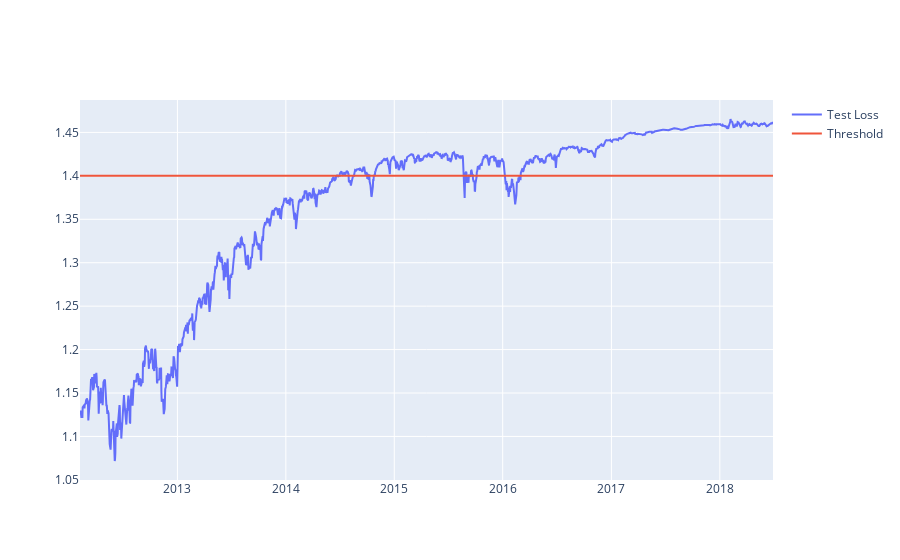

The notebook cell saved with this chart:
### Code cell
fig = go.Figure()
fig.add_trace(go.Scatter(
    x=test[time_steps:]["date"], 
    y=test_score_df.loss,
    mode="lines",
    name="Test Loss"
))

fig.add_trace(go.Scatter(
    x=test[time_steps:]["date"], 
    y=test_score_df.threshold,
    mode="lines",
    name="Threshold"
))

fig.update_layout(showlegend=True)
fig.show()

### Figure 1 — Plotly figure (JSON) as saved in the notebook; plotly's stock layout.template omitted (floating-point values rounded to 4 significant figures; data arrays with more than 128 entries replaced by an {"elided": "..."} marker saying what was removed)
{"data": [{"mode": "lines", "name": "Test Loss", "type": "scatter", "x": {"elided": "1609 str values"}, "y": {"elided": "1609 float values"}}, {"mode": "lines", "name": "Threshold", "type": "scatter", "x": {"elided": "1609 str values"}, "y": {"elided": "1609 float values"}}], "layout": {"showlegend": true}}
